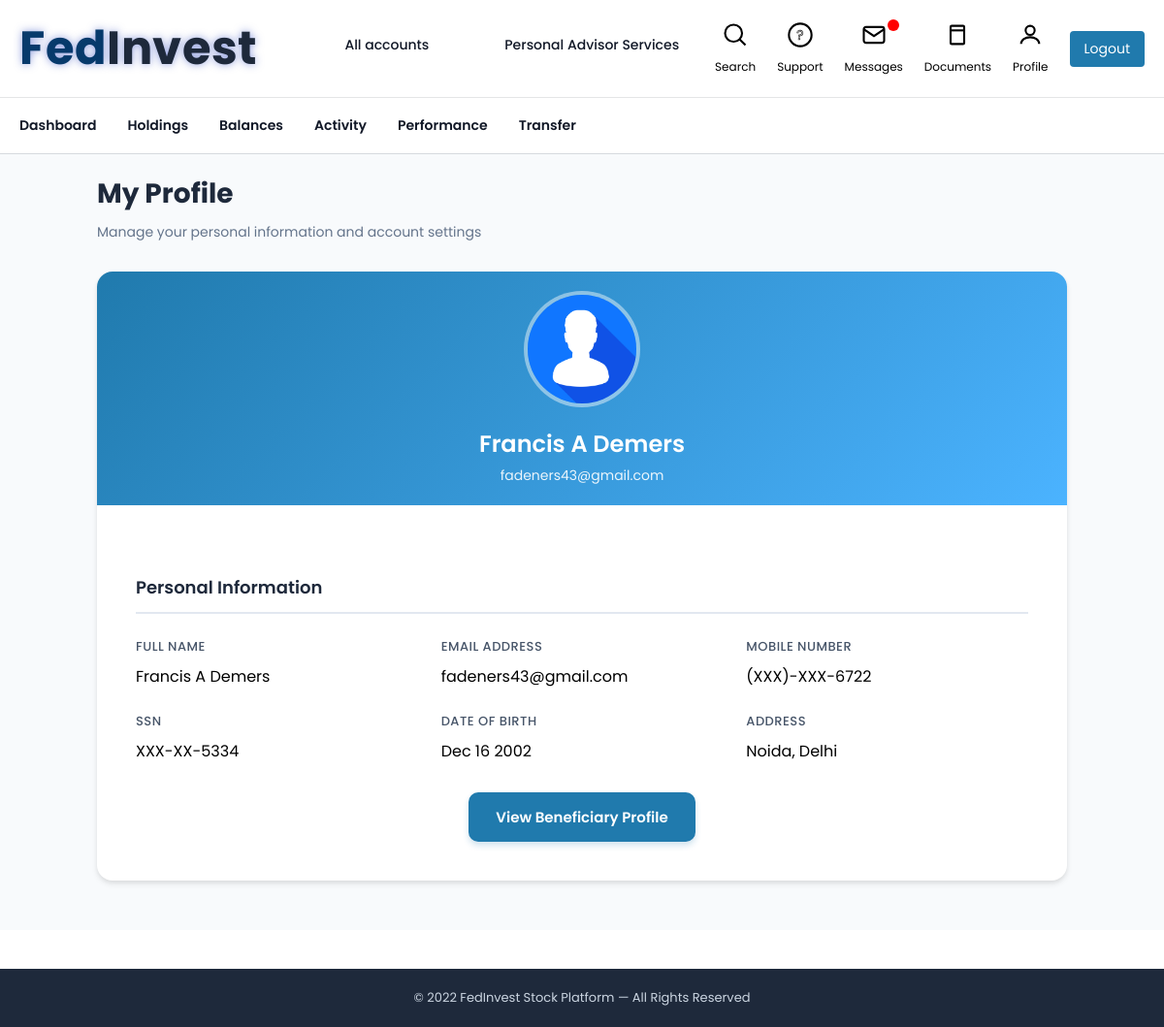
Screenshot of /profile/5/ with the database file from the repository.
### app1/models.py (models this page shows, shortened)
class UserProfile(models.Model):
    user = models.OneToOneField(User, on_delete=models.CASCADE)
    full_name = models.CharField(max_length=100, blank=True)
    mobile = models.CharField(max_length=15, validators=[mobile_validator])
    email = models.EmailField(
        max_length=100,
        validators=[EmailValidator(message="Enter a valid email address")],
        unique=True
    )
    ssn = models.CharField(
        max_length=9,
        validators=[RegexValidator(r'^\d{9}$', message="SSN must be exactly 9 digits")],
        verbose_name="Social Security Number",blank=True, null=True
    )
    date_of_birth = models.DateField(blank=True, null=True)
    image = models.ImageField(upload_to='profile_images/', null=True, blank=True)
    address = models.TextField(
        blank=True,
        help_text="Full address (optional)"
    )
    def masked_ssn(self):
        if self.ssn and len(self.ssn) == 9:
            return "XXX-XX-" + self.ssn[-4:]
    def masked_mobile(self):
        if self.mobile and len(self.mobile) >= 4:
            return "(XXX)-XXX-" + self.mobile[-4:]
    updated_at = models.DateTimeField(auto_now=True)

### app1/views.py (the view)
# urls.py: path('profile/<int:user_id>/', views.get_profile, name='get_profile'),
def get_profile(request, user_id):
    profile = get_object_or_404(UserProfile, user_id=user_id)
    beneficiary = BeneficiaryProfile.objects.filter(user_id=user_id).first()
    return render(request, 'profile.html', {'profile': profile, 'beneficiary': beneficiary})

### templates/profile.html (shortened to what this page needs)
{% load static %}
<!DOCTYPE html>
<html lang="en">
<head>
  <link rel="stylesheet" href="{% static 'css/style.css' %}">
</head>
<body>
<div class="top-nav">
    <div class="top-nav-container">
        <div class="nav-left">
            <div class="logo">
                <h1 class="logo">
                    <span class="f">F</span>
                    <span class="e">e</span>
                    <span class="d">d</span>
                    <span class="i">I</span>
                    <span class="n">n</span>
                    <span class="v">v</span>
                    <span class="e2">e</span>
                    <span class="s">s</span>
                    <span class="t">t</span>
                </h1>
            </div>
            <nav class="main-nav">
                <a href="{% url 'holdings' %}" class="active erbtn">All accounts</a>
                <a href="#" class="erbtn">Personal Advisor Services</a>
            </nav>
        </div>
        <div class="nav-right">
            <a href="#" class="nav-item erbtn">
                <svg viewBox="0 0 24 24">
                    <circle cx="10.5" cy="10.5" r="7.5"></circle>
                    <line x1="21" y1="21" x2="15.8" y2="15.8"></line>
                </svg>
                <span>Search</span>
            </a>
            <a href="#" class="nav-item erbtn">
                <svg viewBox="0 0 24 24">
                    <circle cx="12" cy="12" r="10"></circle>
                    <text x="12" y="16" font-size="12" text-anchor="middle" fill="none" stroke="#000" stroke-width="0.5">?</text>
                </svg>
                <span>Support</span>
            </a>
            <a href="{% url 'messages' %}" class="nav-item erbtn">
                <svg viewBox="0 0 24 24">
                    <rect x="3" y="5" width="18" height="14" rx="2" ry="2"></rect>
                    <polyline points="3,7 12,13 21,7"></polyline>
                </svg>
                <div class="badge"></div>
                <span>Messages</span>
            </a>
            <a href="{% url 'legal_documents' %}" class="nav-item erbtn">
                <svg viewBox="0 0 24 24">
                    <rect x="6" y="4" width="12" height="16" rx="1"></rect>
                    <line x1="6" y1="8" x2="18" y2="8"></line>
                </svg>
                <span>Documents</span>
            </a>
            <a href="{% url 'get_profile' request.user.id %}" class="nav-item erbtn">
                <svg viewBox="0 0 24 24">
                    <circle cx="12" cy="8" r="4"></circle>
                    <path d="M4 20c0-4 4-6 8-6s8 2 8 6"></path>
                </svg>
                <span>Profile</span>
            </a>
            <a href="{% url 'logout' %}" class="logout-btn">Logout</a>
        </div>
    </div>
</div>
<div class="secondary-nav">
    <div class="secondary-nav-container">
        <nav>
            <a class="erbtn" href="{% url 'dashboard' %}">Dashboard</a>
            <a class="erbtn" href="{% url 'holdings' %}">Holdings</a>
            <a class="erbtn" href="{% url 'balance' %}">Balances</a>
            <a class="erbtn" href="{% url 'activity' %}">Activity</a>
            <a class="erbtn" href="{% url 'portfolio' %}">Performance</a>
             <a class="erbtn" href="{% url 'transfer' %}">Transfer</a>
        </nav>
    </div>
</div>
<div class="profile_main">
  <main>
    <div class="profile-wrapper">
      <div class="page-header">
        <h1 class="page-title">My Profile</h1>
        <p class="page-subtitle">Manage your personal information and account settings</p>
      </div>
      <div class="profile-card">
        <div class="profile-header">
          <div class="profile-avatar">
    {% if user.userprofile.image %}
        <img src="{{ user.userprofile.image.url }}" alt="Profile Picture">
    {% else %}
<img src="{% static 'images/default-user.jpg' %}">
    {% endif %}
</div>
          <h2 class="profile-name">{{ profile.full_name|default:"User" }}</h2>
          <p class="profile-email">{{ profile.email|default:"No email provided" }}</p>
        </div>
        <div class="profile-body">
          <form id="profileForm" method="POST" action="{% url 'update_profile' profile.user.id %}">
            <h3 class="section-title">Personal Information</h3>
            <div class="form-grid">
              <div class="form-group">
                <label for="full_name">Full Name</label>
                <p>
                  {{ profile.full_name|default:'' }}
                </p>
              </div>
              <div class="form-group">
                <label for="email">Email Address</label>
                <p>
                  {{ profile.email|default:"No email provided" }}
                </p>
              </div>
              <div class="form-group">
                <label for="mobile">Mobile Number</label>
                <p>
                  {{ profile.masked_mobile}}
                </p>
              </div>
              <div class="form-group">
              {% if profile.masked_ssn %}
                <label for="ssn">SSN </label>
                   <p>{{ profile.masked_ssn }}</p>
        {% endif %}
            </div>
         <div class="form-group">
          {% if profile.date_of_birth %}
    <label>Date of Birth</label>
    <p>{{ profile.date_of_birth|date:"M d Y" }}</p>
{% endif %}
  </div>
  <div class="form-group">
          {% if profile.address %}
    <label>Address</label>
    <p>{{ profile.address}}</p>
{% endif %}
  </div>
  </div>
  <div class="beneficiary-btn" style="display: flex; justify-content: center; width: 100%; margin-top: 30px;">
  <a href="{% url 'get_beneficiary_profile' beneficiary.id %}" class="btn btn-primary">
  View Beneficiary Profile
</a>
  </div>
            </div>
        </div>
      </div>
    </div>
  <footer>
    © 2022 FedInvest Stock Platform — All Rights Reserved
  </footer>
</body>
</html>

### static/css/style.css (style rules this page uses)
* { margin: 0; padding: 0; box-sizing: border-box; font-family: 'Poppins', sans-serif; }
.logo { font-family: 'Nunito', sans-serif; font-weight: 700; font-size: 48px; display: inline-flex; letter-spacing: 0.5px; color: #073A6B; text-shadow: 0 0 8px rgba(35, 64, 190, 0.5); width: 500px; }
.logo span:nth-child(n+4) { color: #1E293B; }
.logo span { display: inline-block; transform-origin: center; }
.logo span:nth-child(1) { transform: rotate(-3deg) translateY(2px); }
.logo span:nth-child(2) { transform: rotate(2deg) translateY(-1px); }
.logo span:nth-child(3) { transform: rotate(-1deg) translateY(1px); }
.logo span:nth-child(4) { transform: rotate(1deg) translateY(-3px); }
.logo span:nth-child(5) { transform: rotate(-2deg) translateY(2px); }
.logo span:nth-child(6) { transform: rotate(3deg) translateY(-1px); }
.logo span:nth-child(7) { transform: rotate(-1deg) translateY(1px); }
.logo span:nth-child(8) { transform: rotate(2deg) translateY(-2px); }
.logo span:nth-child(9) { transform: rotate(-1deg) translateY(1px); }
.logo span { display: inline-block; animation: scatterReveal 0.6s ease-out forwards; }
.logo span:nth-child(1) { animation-delay: 0.05s; }
.logo span:nth-child(2) { animation-delay: 0.1s; }
.logo span:nth-child(3) { animation-delay: 0.15s; }
.top-nav { border-bottom: 1px solid #e4e5e6; background: #fff; }
.top-nav-container { max-width: 1200px; margin: 0 auto; padding: 14px 20px; display: flex; justify-content: space-between; align-items: center; gap: 24px; }
.nav-left { display: flex; align-items: center; gap: 40px; }
.main-nav { display: flex; flex-wrap: nowrap; gap: 28px; }
.main-nav a { text-decoration: none; font-size: 0.875rem; font-weight: 500; color: #111827; padding-bottom: 4px; border-bottom: 3px solid transparent; transition: 0.25s ease; white-space: nowrap; padding-left: 50px; }
.nav-right { display: flex; align-items: center; gap: 22px; }
.nav-item { display: flex; align-items: center; gap: 6px; text-decoration: none; color: #111827; font-size: 0.85rem; }
.nav-item svg { width: 20px; height: 20px; stroke: #374151; fill: none; stroke-width: 1.6; }
.badge { width: 8px; height: 8px; background: #dc2626; border-radius: 50%; margin-left: -12px; }
.logout-btn { padding: 6px 14px; border-radius: 6px; background: #ef4444; color: white !important; font-size: 0.8rem; text-decoration: none; transition: 0.2s ease; }
.secondary-nav { background: #fff; border-bottom: 1px solid #d6dade; }
.secondary-nav-container { max-width: 1200px; margin: 0 auto; padding: 0 20px; }
.secondary-nav nav { display: flex; gap: 32px; }
.secondary-nav a { text-decoration: none; font-size: 0.875rem; font-weight: 600; color: #111827; padding: 18px 0; transition: 0.25s; }
.erbtn { font-family: "Poppins", sans-serif; }
.btn { border: 1px solid #ccc; background: white; padding: 6px 12px; border-radius: 4px; font-size: 13px; cursor: pointer; display: flex; align-items: center; gap: 6px; color: #333; font-family: Arial, sans-serif; }
.section-title { font-size: 28px; font-weight: 900; color: #000; margin: 31px 0px 21px 0px; }
.nav-item { display: flex; flex-direction: column; align-items: center; text-decoration: none; color: #000; font-size: 12px; position: relative; transition: color 0.2s, font-weight 0.2s; }
.nav-item svg { width: 28px; height: 28px; stroke: #000; stroke-width: 1.8; fill: none; margin-bottom: 4px; transition: stroke 0.2s; }
.badge { position: absolute; top: -2px; right: 4px; width: 12px; height: 12px; background-color: red; border-radius: 50%; }
.logout-btn { top: 18px; right: 30px; background: #207aadff; color: #fff; border: none; border-radius: 4px; padding: 8px 15px; text-decoration: none; cursor: pointer; font-size: 14px; transition: background 0.2s; }
.logo { font-family: 'Nunito', sans-serif; font-weight: 700; font-size: 48px; display: inline-flex; letter-spacing: 0.5px; color: #073A6B; text-shadow: 0 0 8px rgba(35, 64, 190, 0.5); width: 50%; }
.logo span { transform-origin: center; }

### rows the page displays
UserProfile: full_name "Francis A Demers", email "fadeners43@gmail.com", masked_mobile "(XXX)-XXX-6722", masked_ssn "XXX-XX-5334", date_of_birth "Dec 16 2002", address "Noida, Delhi"
